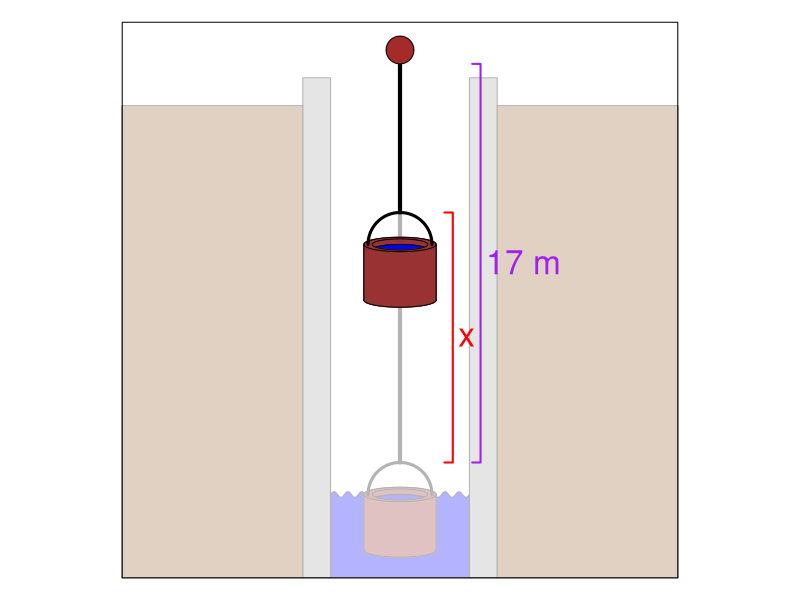

Reproduce this figure in R.
## ---- chunk 1
options(scipen=999)
fixer = function(exp){
  exp = gsub("+{-","-{",exp,fixed=T)
  exp = gsub("{1}x^{0}","1",exp,fixed=T)
  exp = gsub("{1}","{}",exp,fixed=T)
  exp = gsub("x^{0}","{}",exp,fixed=T)
  return(exp)
}

while(T){
  h0 = round(runif(1,11,99)) #m
  l = round(runif(1,1,9),1) #N/m
  b = round(runif(1,11,99)) #N
  W = (b+l*h0)*h0-l/2*h0^2 #J
  if(abs(log(h0*l/b))<2 && abs(log(h0*l/b))>0.05 && W<9999 && W>1000){break}
}


## ---- chunk 2
par(mar=c(0,0,0,0),pty="s")
plot(0,0,type="n",xlim=c(-10,10),ylim=c(-10,10),axes=F,ann=F)

draw_shell_back = function(z,r1,r2,h,perspective_ratio=0.5,col="red",nn=100){
  t = seq(0,pi,length.out=nn)
  pr = perspective_ratio
  for(i in 1:(nn-1)){
    polygon(c(r1*cos(t[i]),r1*cos(t[i+1]),r1*cos(t[i+1]),r1*cos(t[i])),
            c(z+pr*r1*sin(t[i]),z+pr*r1*sin(t[i+1]),z+h+pr*r1*sin(t[i+1]),z+h+pr*r1*sin(t[i])),
            col=col,border=col)
    polygon(c(r1*cos(t[i]),r1*cos(t[i+1]),r2*cos(t[i+1]),r2*cos(t[i])),
            c(z+h+pr*r1*sin(t[i]),z+h+pr*r1*sin(t[i+1]),z+h+pr*r2*sin(t[i+1]),z+h+pr*r2*sin(t[i])),
            col=col,border=col)
  }
  lines(r1*cos(t),z+pr*r1*sin(t))
  lines(r1*cos(t),z+h+pr*r1*sin(t))
  lines(r2*cos(t),z+h+pr*r2*sin(t))
}
draw_shell_front = function(z,r1,r2,h,perspective_ratio=0.5,col="red",nn=100){
  t = seq(pi,2*pi,length.out=nn)
  pr = perspective_ratio
  for(i in 1:(nn-1)){
    polygon(c(r2*cos(t[i]),r2*cos(t[i+1]),r2*cos(t[i+1]),r2*cos(t[i])),
            c(z+pr*r2*sin(t[i]),z+pr*r2*sin(t[i+1]),z+h+pr*r2*sin(t[i+1]),z+h+pr*r2*sin(t[i])),
            col=col,border=col)
    polygon(c(r1*cos(t[i]),r1*cos(t[i+1]),r2*cos(t[i+1]),r2*cos(t[i])),
            c(z+h+pr*r1*sin(t[i]),z+h+pr*r1*sin(t[i+1]),z+h+pr*r2*sin(t[i+1]),z+h+pr*r2*sin(t[i])),
            col=col,border=col)
  }
  lines(r2*cos(t),z+pr*r2*sin(t))
  lines(r1*cos(t),z+h+pr*r1*sin(t))
  lines(r2*cos(t),z+h+pr*r2*sin(t))
  lines(c(-r2,-r2),c(z,z+h))
  lines(c(r2,r2),c(z,z+h))
}

draw_bucket = function(z,s=1,pr=0.3,alpha=0.5){
  draw_shell_back(z,1*s,1.3*s,2*s,pr,col=rgb(0.6,0.2,0.2,alpha))
  draw_shell_back(z,0,1*s,1.8*s,pr,col=rgb(0,0,1,alpha))
  draw_shell_front(z,0,1*s,1.8*s,pr,col=rgb(0,0,1,alpha))
  draw_shell_front(z,1*s,1.3*s,2*s,pr,col=rgb(0.6,0.2,0.2,alpha))
  th = seq(0,pi,pi/100)
  lines(1.15*s*cos(th),1.15*s*sin(th)+z+2*s,lwd=3)
  lines(c(0,0),c(1.15*s+z+2*s,9),lwd=4)
}

xx = seq(-2.5,2.5,0.01)
polygon(c(-2.5,xx,2.5),c(-10,-7+0.1*sin(4*xx*pi),-10),col="blue")
polygon(c(-3.5,-2.5,-2.5,-3.5),c(-10,-10,8,8),col="darkgrey")
polygon(c(3.5,2.5,2.5,3.5),c(-10,-10,8,8),col="darkgrey")
polygon(c(-10,-3.5,-3.5,-10),c(-10,-10,7,7),col=rgb(0.6,0.4,0.2))
polygon(c(10,3.5,3.5,10),c(-10,-10,7,7),col=rgb(0.6,0.4,0.2))
draw_bucket(-9,1,0.2,1)
th = seq(0,2*pi,pi/100)

polygon(c(-10,-10,10,10),c(-10,10,10,-10),col=rgb(1,1,1,0.7))
draw_bucket(0,1,0.2,1)

polygon(0.5*cos(th),9+0.5*sin(th),col="brown")

lines(c(1.6,1.9,1.9,1.6),c(-9,-9,0,0)+3.15,lwd=2,col="red")
text(2.1,-4.5+3.15,"x",cex=2,col="red",adj=0)

lines(c(2.6,2.9,2.9,2.6),c(-9+3.15,-9+3.15,8.5,8.5),lwd=2,col="purple")
text(3.1,-0.25+3.25/2,paste0(h0," m"),cex=2,col="purple",adj=0)
